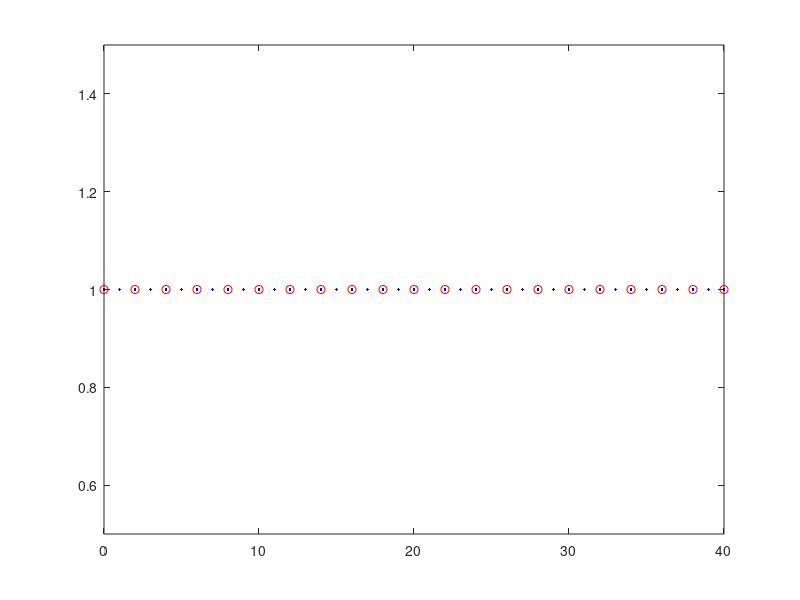
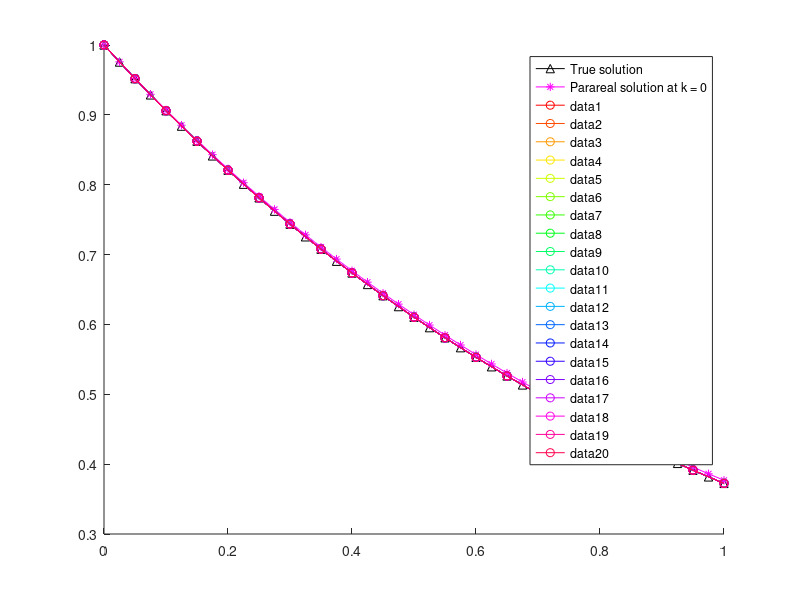
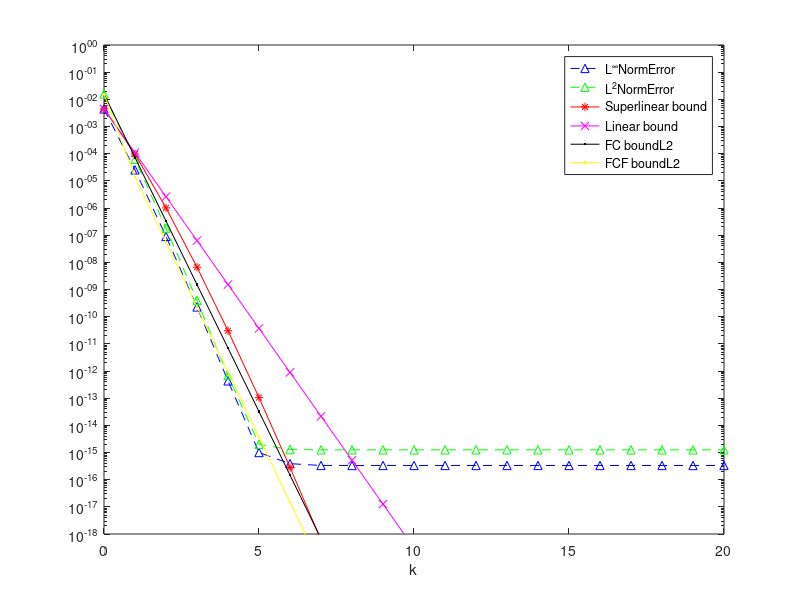
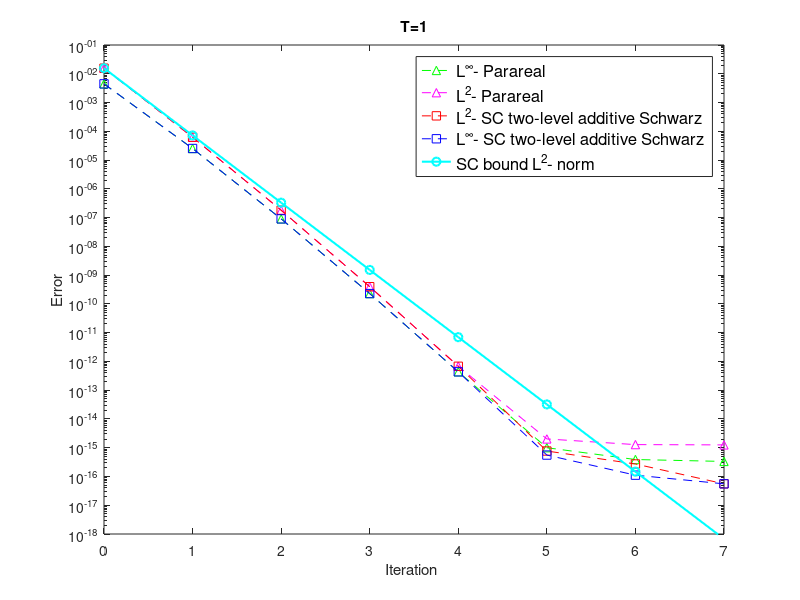

Source code (MATLAB) for these figures, in order:
close all
clear
clc


%% ---------------------------------------------------------------
%  Parareal algorithm for linear problem:
%         y'(t) = a*y(t), t in (0,T)
%          y(t=0) = y0


% non-overlapping subdomains 2-level domain decomposition  preconditioner

global a ;
a = -1;
yExactFunction = @(t)exp(a*t);

% stability function (  y^n+1 = R(z)y^n  )
Rz = @(z) 1/(1-z);     % Backward Euler
% Rz = @(z) 1+z;       % Forward Euler

%% -----------------------------------------------------------------


% initial condition
u0 = 1;

% coarse propagator
N = 20;     %   number of coarse time intervals
T = 1;      %   T = N*Dt
Dt = T/N;   %   coarse timesteps

xt = linspace(0,T,N+1);

% fine propagator
m = 2;    % number of fine time steps in each coarse time interval
dt = Dt/m

K = 20 % number of Parareal iterations

cmap = hsv(K); % color map

% 2-level domain decomposition initial
N_fine_nodes = m*N+1; % 11
% N_subdomains = m+1; % 6
Id = eye(N_fine_nodes);

% plot the time domain
figure
plot(0:N_fine_nodes-1,1,'.b',0:m:N_fine_nodes-1,1,'ro')
xlim([0 N_fine_nodes-1])
ylim([0.5 1.5])

%%
% original problem matrix
phi = (1-a*dt)^-1;
phiDT = (1-a*Dt)^-1;
A = eye(m*N+1,m*N+1) + (-phi)*diag(ones(m*N,1),-1);

% Reduced system

% fine propagator
F_tilde = (1-a*dt)^-m;

% coarse propagator
G_tilde = (1-a*Dt)^-1;



% Uk_0 = zeros(m*N,1);
% Uk_0(1) = u0;

rhs0 = [u0; zeros(m*N,1)];
% rhs = [u0; phi*u0;-G_tilde*u0;phi*U(3);-G_tilde*U(3)];


% exact solution

ttrue = linspace(0,T,N*m+1);
pick = 1:m:N*m+1;

uF_true = A\rhs0;

% reduced matrix
A_tilde = eye(N+1,N+1) + (-F_tilde)*diag(ones(N,1),-1);
% A_tilde = eye(m*N+1,m*N+1) + (-F_tilde)*diag(ones(m*N,1),-1);

% approximate reduced matrix
B = eye(N+1,N+1) + (-G_tilde)*diag(ones(N,1),-1);




% coarse space initial
indice_R_coarse  = 0:m:m*N;
R = zeros(length(indice_R_coarse),N_fine_nodes);
for i = 1:length(indice_R_coarse)
    R(i,indice_R_coarse(i)+1) = 1;
end

% first subdomain  Omega_1 = {0}
R1 = zeros(1,N_fine_nodes);
R1(1) = 1;
A1 = R1*A*R1';

% define nodes in other subdomains
N_nodes_subdomain = m;
indice_R_subdomains = zeros(N,N_nodes_subdomain);
for i =1:N
    indice_R_subdomains(i,:) =  (i-1)*m+1:(i-1)*m+m;
end

% Omega_2 = {1,2} Omega_3 = {3,4}
R2_end = zeros(N*N_nodes_subdomain,N_fine_nodes) ;
for i = 1:N
    for j = 1:N_nodes_subdomain
        R2_end(N_nodes_subdomain*(i-1)+j,indice_R_subdomains(i)+j) = 1;
    end
end

R_sub = [];       % restriction matrices
A_sub = [];       % sub-matrices
for i = 2: N+1
    R_sub{i} = R2_end(N_nodes_subdomain*(i-2)+1:N_nodes_subdomain*(i-2)+N_nodes_subdomain,:);
    A_sub{i} = R_sub{i}*A*R_sub{i}';
end

% define 2-level domain decomposition multiplicative preconditioner
P = R1'*A1*R1;
for i = 2:N+1
    P = P + R_sub{i}'*A_sub{i}*R_sub{i};
end

%Multiplicative
M = P*(R'*B*R +  Id-R'*R);





%% ------------------------------------------------------------------

% initial coarse integration

B1 =  eye(N+1,N+1) + (-G_tilde)*diag(ones(N,1),-1);
% B1 =  eye(N*m+1,N*m+1) + (-G_tilde)*diag(ones(N*m,1),-1);

%Initial coarse Parareal iteration at the coarse level
rhs0_coarse = [u0;zeros(N,1)];
U0_coarse = B1\rhs0_coarse;

U_fine=spline(ttrue(pick),U0_coarse,ttrue)';

figure
hold on
plot(ttrue,uF_true,'-^k',ttrue,U_fine,'-*m');
legend('True solution','Parareal solution at k = 0')

U0n = U_fine;
proNj = 1;

L2NormError = norm(uF_true(pick)-U_fine(pick),2);%sqrt(sum(Dt*(uF_true(pick)-U_fine(pick)).^2));%
LInfNormError = norm(uF_true(pick)-U_fine(pick),inf);%max(abs(uF_true(pick)-U_fine(pick)));

SupperlinearErrorBound  = LInfNormError;
LinearErrorBound  = LInfNormError;

% FC_boundL2 = L2NormError;
FC_boundL2 = (abs(phi^m - phiDT)*(1 - abs(phiDT)^((N)/m) )/ (1 - abs(phiDT)))^(0)*norm(uF_true(pick)-U0n(pick),2);%sqrt(sum(Dt*(uF_true(pick)-U0n(pick)).^2));%
   
L2NormErrorParareal = L2NormError;
L2NormErrorNonO2 = L2NormError;

LInfNormErrorParareal = LInfNormError;
LInfNormErrorNonO2= LInfNormError;

FCF_boundL2 = L2NormError;
FCFF_boundL2 = L2NormError;
FCFC_boundL2 = L2NormError;
FCFCF_boundL2 = L2NormError;
%%
% rhs
f = zeros(N_fine_nodes,1);
f(1) = u0;


% phi   = (1-a*dt)^-1;
% phiDT = (1-a*Dt)^-1;

% initial coarse integration Parareal


Uk_0 = zeros(N,1);
M_tilde = eye(N+1,N+1) + (-G_tilde)*diag(ones(N,1),-1);  
rhs = [u0; (F_tilde-G_tilde)*Uk_0];
U_Parareal = M_tilde\rhs;
f1 = zeros(N+1,1);
f1(1) = u0;

% U_Parareal = mdl(u0,T,N,'coarse');

% iteration loop
for k = 1: K
    % k = k + 1

    %----------------------------------------------------------
    % Parareal solution
    
     U_Parareal = U_Parareal+M_tilde\(f1 -  A_tilde*U_Parareal); %use
     
%        for n = 1 : N 
%            % n = n + 1
%            G0 = mdl(U_Parareal(:,n),Dt,1,'coarse');
%            F0 = mdl(U_Parareal(:,n),Dt,m,'fine');
%            G(:,n) = G0(:,end);
%            F(:,n) = F0(:,end);
%        end % end parallel loop
%        
%   
%        % sequential loop - corrector
%        if k < K
%            for n = 1: N
%                Gn =  mdl(U_Parareal(:,n),Dt,1,'coarse');
%                U_Parareal(:, n + 1) = Gn(:,end) - G(:,n) + F(:,n);
%            end % sequential loop
%        end

   %----------------------------------------------------------        
    % 2-level domain decomposition preconditioner Parareal  
    % residual
    r_k = f - A*U_fine;
    
  % first level ~ fine propagator ~ additive Schwarz in parallel
%     U_fine_temp = P\r_k;   
    for i = 1:N+1
%         i = i + 1
        if i == 1
            x_temp_1 = R1*r_k;
            x_temp_2 = A1\x_temp_1;
            x{i} = R1'*x_temp_2;
            U_fine_temp = x{i};         
        else
            x_temp_1 = R_sub{i}*r_k;
            x_temp_2 = A_sub{i}\x_temp_1;
            x{i} = R_sub{i}'*x_temp_2;  
            U_fine_temp = U_fine_temp + x{i};
        end            
    end

  % second level ~ coarse grid correction sequentially
    U_fine_temp_1 = R*U_fine_temp;
    U_fine_temp_2 = B\U_fine_temp_1;
    U_fine_temp_3 = R'*U_fine_temp_2;
    U_fine_temp_4 = U_fine_temp_3 + U_fine_temp - R'*R*U_fine_temp;
    U_fine = U_fine + U_fine_temp_4;
 
    plot(ttrue(pick),U_fine(pick),'Color',cmap(k,:),'Marker','o');
    
    %
    %        norm(uF_true(pick)-U,'inf')
    proNj(k+1) = proNj(k)*(N-k);
    L2NormErrorNonO2(k+1) = norm(uF_true(pick)-U_fine(pick),2);%sqrt(sum(Dt*(uF_true(pick)-U_fine(pick)).^2));%
    L2NormErrorParareal(k+1) = norm(uF_true(pick)-U_Parareal,2);%sqrt(sum(Dt*(uF_true(pick)-U_Parareal).^2));%
    
    LInfNormErrorNonO2(k+1) = norm(uF_true(pick)-U_fine(pick),inf);%max(abs(uF_true(pick)-U_fine(pick)));%
    LInfNormErrorParareal(k+1) = norm(uF_true(pick)-U_Parareal,inf);%max(abs(uF_true(pick)-U_Parareal));%
   
    SupperlinearErrorBound(k+1)  = (abs(exp(a*Dt) - Rz(a*Dt)))^(k)/factorial(k)*proNj(k+1)*max(abs(uF_true(pick)-U0n(pick)));
    LinearErrorBound(k+1)  = (abs(exp(a*Dt) - Rz(a*Dt))/(1- abs(Rz(a*Dt))))^(k)*max(abs(uF_true(pick)-U0n(pick)));
    
    %FC bound
    FC_boundL2(k+1) = (abs(phi^m - phiDT)*(1 - abs(phiDT)^((N)/m) )/ (1 - abs(phiDT)))^(k)*norm(uF_true(pick)-U0n(pick),2);%sqrt(sum(Dt*(uF_true(pick)-U0n(pick)).^2));%
   
    FCF_boundL2(k+1) = (abs(phi^m - phiDT)*(1 - abs(phiDT)^((N)/m-1) )/ (1 - abs(phiDT))*abs(phi)^(m))^(k)*sqrt(sum(Dt*(uF_true(pick)-U0n(pick)).^2));
    FCFF_boundL2(k+1) = (abs(phi^m - phiDT)*(1 - abs(phiDT)^((N)/m-2) )/ (1 - abs(phiDT))*abs(phi)^(2*m))^(k)*sqrt(sum(Dt*(uF_true(pick)-U0n(pick)).^2));
%     FCFC_boundL2(k+1) = ((phi^m - phiDT)^2*(1 - ((N)/m )*abs(phiDT)^((N)/m-1) + ((N)/m-1)*abs(phiDT)^((N-1)/m) )/ (1 - abs(phiDT))^2)^(k)*sqrt(sum(Dt*(uF_true(pick)-U0n(pick)).^2));
    FCFCF_boundL2(k+1) = ((phi^m - phiDT)^2*(1 - ((N)/m - 1 )*abs(phiDT)^((N)/m-2) + ((N)/m-2)*abs(phiDT)^((N-1)/m-1) )/ (1 - abs(phiDT))^2*abs(phi)^m)^(k)*sqrt(sum(Dt*(uF_true(pick)-U0n(pick)).^2));

end  % iteration loop

uF_true=uF_true;
U_fine;

% L2NormError=L2NormError'
% LInfNormError=LInfNormError'
% SupperlinearErrorBound=SupperlinearErrorBound'
% LinearErrorBound=LinearErrorBound'
% FC_boundL2 = FC_boundL2'
% FCF_boundL2 = FCF_boundL2'
% FCFF_boundL2 = FCFF_boundL2'
% FCFC_boundL2 = FCFC_boundL2'
% FCFCF_boundL2 = FCFCF_boundL2'


figure
semilogy(0:K,LInfNormErrorParareal,'b--^',0:K,L2NormErrorParareal,'g--^',0:K,SupperlinearErrorBound,'r*-',0:K,LinearErrorBound,'mx-',0:K,FC_boundL2,'k.-',0:K,FCF_boundL2,'y.-')
legend('L^{\infty}NormError','L^2NormError','Superlinear bound','Linear bound','FC boundL2','FCF boundL2')
xlabel('k')
ylim([1e-18 1])

%------------------------------------
% %FC bound L2
% % % superlinear with Gander's bound
% figure
% semilogy(0:K,LInfNormErrorParareal,'g--^',0:K,L2NormErrorParareal,'m--^',0:K,L2NormErrorNonO2,'r--s',0:K,LInfNormErrorNonO2,'b--s',0:K,SupperlinearErrorBound,'ko-',0:K,FC_boundL2,'co-','LineWidth',1.5)
% legend({'L^{\infty}- Parareal','L^2- Parareal','L^2- SC two-level additive Schwarz','L^{\infty}- SC two-level additive Schwarz','Superlinear bound','SC bound L^2- norm'},'Location','northeast','FontSize',12)  %southwest % northeast
% xlabel('Iteration ')
% ylabel('Error')
% % ylim([1e-18 1e-1])
% % ylim([1e-14 1e4])
% ylim([1e-22 1e0])
% % xlim([0 7])
% title(['T=',num2str(T)])

%%%% superlinear without Gander's bound
figure
semilogy(0:K,LInfNormErrorParareal,'g--^',0:K,L2NormErrorParareal,'m--^',0:K,L2NormErrorNonO2,'r--s',0:K,LInfNormErrorNonO2,'b--s',0:K,FC_boundL2,'co-','LineWidth',1.5)
legend({'L^{\infty}- Parareal','L^2- Parareal','L^2- SC two-level additive Schwarz','L^{\infty}- SC two-level additive Schwarz','SC bound L^2- norm'},'Location','northeast','FontSize',12)  %southwest % northeast
xlabel('Iteration ')
ylabel('Error')
% ylim([1e-18 1e-1])
% ylim([1e-14 1e4])
ylim([1e-18 1e-1])
xlim([0 7])
title(['T=',num2str(T)])




% % % linear with Gander's bound
% figure
% semilogy(0:K,LInfNormErrorParareal,'g--^',0:K,L2NormErrorParareal,'m--^',0:K,L2NormErrorNonO2,'r--s',0:K,LInfNormErrorNonO2,'b--s',0:K,LinearErrorBound,'ko-',0:K,FC_boundL2,'co-','LineWidth',1.5)
% legend({'L^{\infty}- Parareal','L^2- Parareal','L^2- SC two-level additive Schwarz','L^{\infty}- SC two-level additive Schwarz','Linear bound','SC bound L^2- norm'},'Location','southwest','FontSize',12)  %southwest % northeast
% xlabel('Iteration ')
% ylabel('Error')
% % ylim([1e-18 1e-1])
% % ylim([1e-14 1e4])
% ylim([1e-16 1e0])
% % xlim([0 7])
% title(['T=',num2str(T)])
% 
% % % % linear without Gander's bound
% figure
% semilogy(0:K,LInfNormErrorParareal,'g--^',0:K,L2NormErrorParareal,'m--^',0:K,L2NormErrorNonO2,'r--s',0:K,LInfNormErrorNonO2,'b--s',0:K,LinearErrorBound,'ko-',0:K,FC_boundL2,'co-','LineWidth',1.5)
% legend({'L^{\infty}- Parareal','L^2- Parareal','L^2- SC two-level additive Schwarz','L^{\infty}- SC two-level additive Schwarz','Linear bound','SC bound L^2- norm'},'Location','southwest','FontSize',12)  %southwest % northeast
% xlabel('Iteration ')
% ylabel('Error')
% % ylim([1e-18 1e-1])
% % ylim([1e-14 1e4])
% ylim([1e-16 1e0])
% % xlim([0 7])
% title(['T=',num2str(T)])

